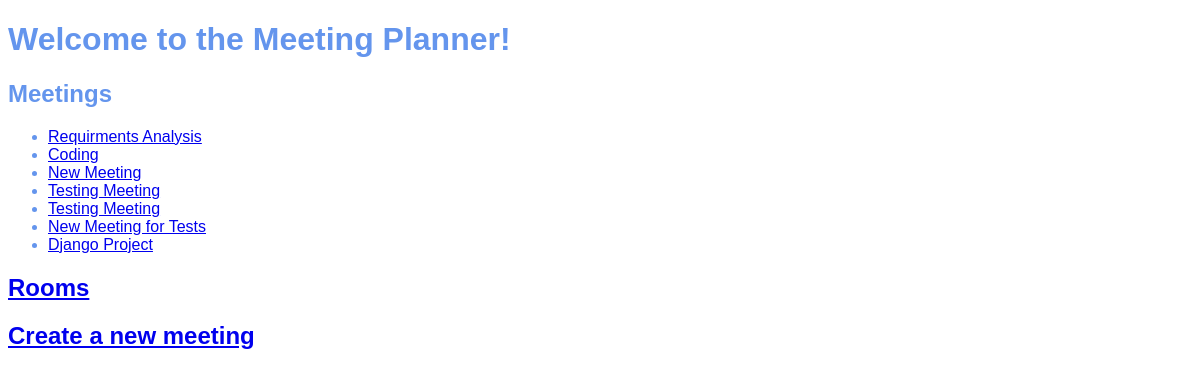
Before: / with the older database file.
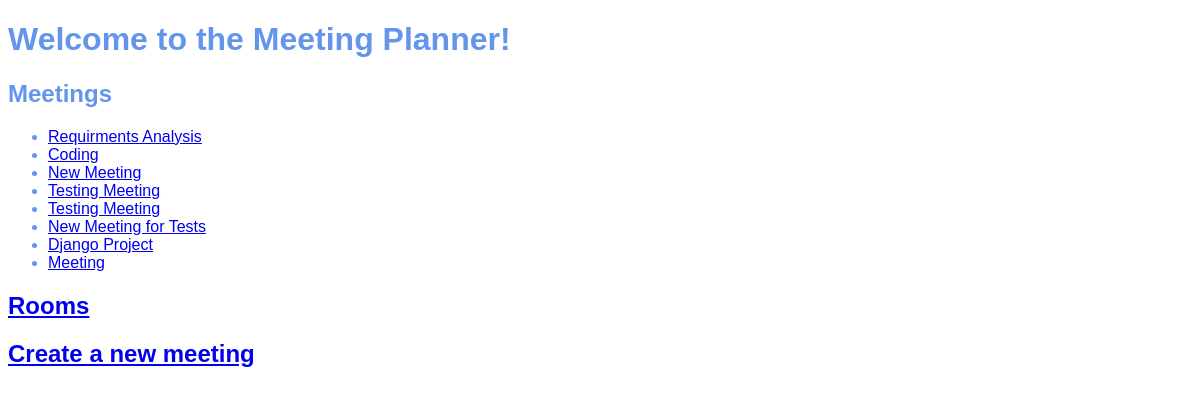
After: the same page with the newer database file.
### meetings/models.py (models this page shows, shortened)
class Meeting(models.Model):
    title = models.CharField(max_length=200)
    date = models.DateField()
    start_time = models.TimeField(default=time(9))
    duration = models.IntegerField(default=1)
    room = models.ForeignKey(Room, on_delete=models.CASCADE)

### website/views.py (the view)
# urls.py: path("", welcome, name="welcome"),
def welcome(request):
    return render(request, "website/welcome.html",
                  {"meetings": Meeting.objects.all()})

### website/templates/website/welcome.html (shortened to what this page needs)
{% extends "base.html" %}
{% block content %}
    <h1>Welcome to the Meeting Planner!</h1>
    <h2>Meetings</h2>
    <ul>
        {% for meeting in meetings %}
            <li>
                <a href="{% url 'detail' meeting.id %}">
                    {{meeting.title}}
                </a>
            </li>
        {% endfor %}
    </ul>
<a href="{% url 'rooms' %}"><h2>Rooms</h2></a>
<a href="{% url 'new' %}"><h2>Create a new meeting</h2></a>
{% endblock %}

### website/templates/base.html (shortened to what this page needs)
{% load static %}
<!DOCTYPE html>
<html lang="en">
<head>
    <link rel="stylesheet" href="{% static 'website/style.css' %}">
</head>
<body>
    {% block content %}
    {% endblock %}
</body>
</html>

### website/static/website/style.css (style rules this page uses)
body { font-family: sans-serif; color: cornflowerblue; background-color: florawhite; }

Changed rows visible on the page:
added Meeting: title "Meeting"
